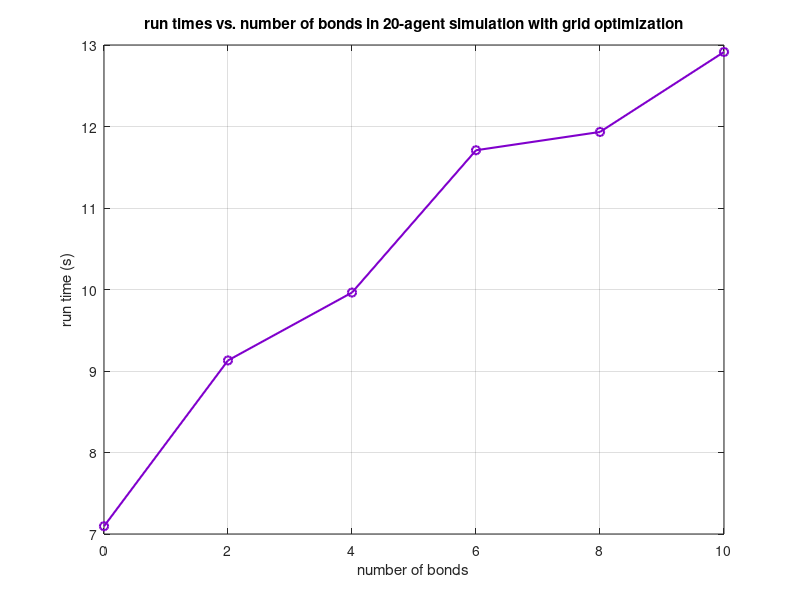

Reproduce this figure in MATLAB. (Note: this script raises an error after producing the figure.)
clearvars; clc; close all;
t_sim = 1; % 1-second simulation

%runtimes for different numbers of agents
trials10 = [4.366009; 4.632792; 4.209334; 4.093835; 4.433517];
t10 = mean(trials10, "all");
trials20 = [10.323133; 9.487368; 9.571022; 9.615910; 9.425754];
t20 = mean(trials20, "all");
trials30 = [18.541262; 17.930895; 18.358983; 18.172831; 17.823959];
t30 = mean(trials30, "all");
t50 = 43.194785;
t70 = 84.825573;
t100 = 169.708278;
t150 = 386.332793;
t200 = 693.065624;

agent_counts = [10; 20; 30; 50; 70; 100; 150; 200];
times = [t10; t20; t30; t50; t70; t100; t150; t200];

% loglog(agent_counts, times, '-o', 'Color',[0.5 0 0.8], 'LineWidth',1.5)
% grid on
% xlabel('number of agents')
% ylabel('run time (s)')
% title('run times vs. number of agents')
% subtitle('simulated time: 1 second')
% xlim([8 300])
% ylim([1 10^3])

t10grid = 7.564287;
t20grid = 8.054310;
t30grid = 8.172512;
t50grid = 8.291364;
t70grid = 10.725395;
t100grid = 9.426697;
t150grid = 13.683561;
t200grid = 13.896612;

times_grid = [t10grid, t20grid, t30grid, t50grid, t70grid, t100grid, t150grid, t200grid];

% figure
% loglog(agent_counts, times_grid, '-o', 'Color',[0.5 0 0.8], 'LineWidth',1.5)
% grid on
% xlabel('number of agents')
% ylabel('run time (s)')
% title('run times vs. number of agents with grid optimization')
% subtitle('simulated time: 1 second')
% xlim([8 300])
% ylim([1 10^3])


% varying number of bonds total agent count = 20
t0bonds = 7.095221;
t2bonds = 9.129771;
t4bonds = 9.962552;
t6bonds = 11.708535;
t8bonds = 11.933175;
t10bonds = 12.914513;

bond_counts_20 = [0,2,4,6,8,10];
times_bond_20 = [t0bonds, t2bonds, t4bonds, t6bonds, t8bonds, t10bonds];

figure
plot(bond_counts_20, times_bond_20, '-o', 'Color',[0.5 0 0.8], 'LineWidth',1.5)
grid on
xlabel('number of bonds')
ylabel('run time (s)')
title('run times vs. number of bonds in 20-agent simulation with grid optimization')
subtitle('simulated time: 1 second')
xlim([0,10])
ylim([0,100])


% varying number of bonds, total agent count = 200
t0_200 = 11.615815;
t10_200 = 16.191390;
t20_200 = 17.992354;
t30_200 = 19.512927;
t40_200 = 22.213033;
t50_200 = 25.517081;
t60_200 = 25.529975;
t70_200 = 26.653953;
t80_200 = 37.581334;
t90_200 = 38.490351;
t100_200 = 37.160540;

bond_counts_200 = [0,10,20,30,40,50,60,70,80,90,100];
times_bond_200 = [t0_200,t10_200,t20_200,t30_200,t40_200,t50_200,t60_200,t70_200,t80_200,t90_200,t100_200];

figure
plot(bond_counts_200, times_bond_200, '-o', 'Color',[0.5 0 0.8], 'LineWidth',1.5)
grid on
xlabel('number of bonds')
ylabel('run time (s)')
title('run times vs. number of bonds in 200-agent simulation with grid optimization')
subtitle('simulated time: 1 second')
xlim([0,100])
ylim([0,100])

